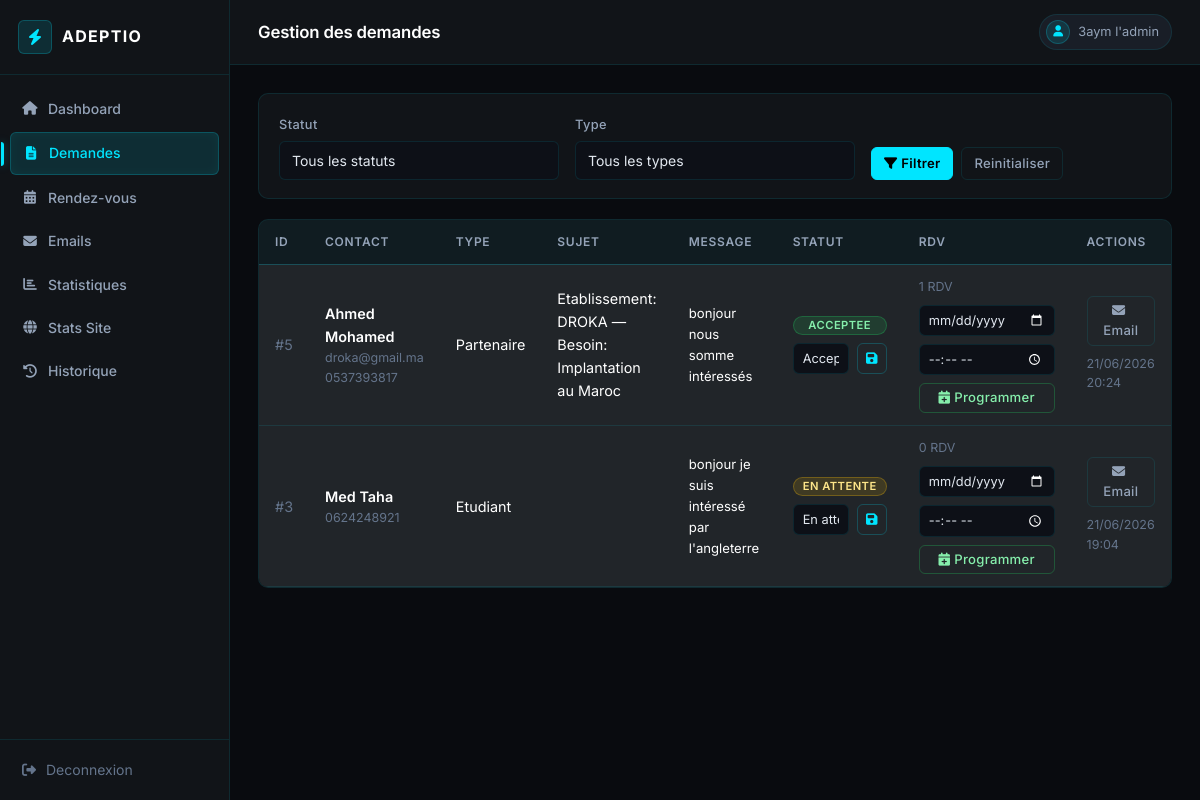
Screenshot of /admin/demandes.php (signed in) with the database file from the repository.
### tables this page shows
CREATE TABLE `demandes` (
  `id_demande` int(11) NOT NULL,
  `type_demande` enum('etudiant','partenaire') DEFAULT NULL,
  `nom` varchar(100) DEFAULT NULL,
  `email` varchar(100) DEFAULT NULL,
  `telephone` varchar(20) DEFAULT NULL,
  `sujet` varchar(255) DEFAULT NULL,
  `message` text DEFAULT NULL,
  `statut` enum('en_attente','acceptee','rejetee') DEFAULT 'en_attente',
  `date_demande` timestamp NULL DEFAULT current_timestamp()
);

### admin/_bootstrap.php (called while the page is built, shortened)
<?php
function e(?string $value): string
{
    return htmlspecialchars((string) $value, ENT_QUOTES, 'UTF-8');
}
function current_admin(PDO $pdo): ?array
{
    $stmt = $pdo->prepare('SELECT id_admin, nom, email FROM admins WHERE id_admin = ?');
    $stmt->execute([$_SESSION['admin']]);
    return $stmt->fetch(PDO::FETCH_ASSOC) ?: null;
}
function demande_status_label(?string $status): string
{
    return [
        'en_attente' => 'En attente',
        'acceptee' => 'Acceptee',
        'rejetee' => 'Rejetee',
    ][$status] ?? 'Inconnu';
}
function demande_status_class(?string $status): string
{
    return [
        'en_attente' => 'warning',
        'acceptee' => 'success',
        'rejetee' => 'danger',
    ][$status] ?? 'secondary';
}
function format_datetime(?string $value): string
{
    return date('d/m/Y H:i', strtotime($value));
}

### admin/demandes.php (the view, shortened to what this page needs)
<?php
require_once __DIR__ . '/_bootstrap.php';
require_once __DIR__ . '/_layout.php';
$conditions = [];
$params     = [];
$where = $conditions ? 'WHERE ' . implode(' AND ', $conditions) : '';
$stmt  = $pdo->prepare("
    SELECT d.*,
        (SELECT COUNT(*) FROM rendez_vous r WHERE r.id_demande = d.id_demande) AS total_rdv
    FROM demandes d
    $where
    ORDER BY d.date_demande DESC
");
$stmt->execute($params);
$demandes = $stmt->fetchAll();
render_admin_header($pdo, 'Gestion des demandes', 'demandes');
?>
<div class="filter-panel">
    <form class="row g-3 align-items-end" method="GET">
        <div class="col-md-4">
            <label class="form-label" for="statut">Statut</label>
            <select class="form-select" id="statut" name="statut">
                <option value="">Tous les statuts</option>
            </select>
        </div>
        <div class="col-md-4">
            <label class="form-label" for="type">Type</label>
            <select class="form-select" id="type" name="type">
                <option value="">Tous les types</option>
            </select>
        </div>
        <div class="col-md-4 d-flex gap-2">
            <button class="btn btn-primary" type="submit"><i class="fas fa-filter me-1"></i>Filtrer</button>
            <a class="btn btn-outline-secondary" href="demandes.php">Reinitialiser</a>
        </div>
    </form>
</div>
<div class="panel">
    <div class="table-responsive">
        <table class="table mb-0">
            <thead>
                <tr>
                    <th>ID</th>
                    <th>Contact</th>
                    <th>Type</th>
                    <th>Sujet</th>
                    <th>Message</th>
                    <th>Statut</th>
                    <th>RDV</th>
                    <th>Actions</th>
                </tr>
            </thead>
            <tbody>
            <?php foreach ($demandes as $demande): ?>
                <tr>
                    <td><span style="color:var(--muted)">#<?= (int) $demande['id_demande'] ?></span></td>
                    <td>
                        <div class="fw-semibold"><?= e($demande['nom']) ?></div>
                        <div class="text-muted small"><?= e($demande['email']) ?></div>
                        <div class="text-muted small"><?= e($demande['telephone']) ?></div>
                    </td>
                    <td><?= e(ucfirst($demande['type_demande'])) ?></td>
                    <td style="max-width:160px;white-space:normal"><?= e($demande['sujet']) ?></td>
                    <td class="message-cell"><?= nl2br(e($demande['message'])) ?></td>
                    <td>
                        <span class="badge text-bg-<?= e(demande_status_class($demande['statut'])) ?> d-block mb-2">
                            <?= e(demande_status_label($demande['statut'])) ?>
                        </span>
                        <form class="d-flex gap-2" method="POST">
                            <select class="form-select form-select-sm" name="statut" aria-label="Statut">
                                <option value="en_attente" <?= $demande['statut'] === 'en_attente' ? 'selected' : '' ?>>En attente</option>
                                <option value="acceptee"   <?= $demande['statut'] === 'acceptee'   ? 'selected' : '' ?>>Acceptee</option>
                            </select>
                            <button class="btn btn-sm btn-outline-primary" type="submit" title="Enregistrer le statut">
                                <i class="fas fa-save"></i>
                            </button>
                        </form>
                    </td>
                    <td>
                        <div class="text-muted small mb-2"><?= (int) $demande['total_rdv'] ?> RDV</div>
                        <form class="d-grid gap-2" method="POST">
                            <input class="form-control form-control-sm" type="date" name="date_rdv"   required>
                            <input class="form-control form-control-sm" type="time" name="heure_rdv"  required>
                            <button class="btn btn-sm btn-outline-success" type="submit">
                                <i class="fas fa-calendar-plus me-1"></i>Programmer
                            </button>
                        </form>
                    </td>
                    <td>
                        <a class="btn btn-sm btn-outline-secondary mb-2" href="emails.php?id_demande=<?= (int) $demande['id_demande'] ?>">
                            <i class="fas fa-envelope me-1"></i>Email
                        </a>
                        <div class="text-muted small"><?= e(format_datetime($demande['date_demande'])) ?></div>
                    </td>
                </tr>
            <?php endforeach; ?>
            </tbody>
        </table>
    </div>
</div>
<?php render_admin_footer(); ?>

### admin/_layout.php (shortened to what this page needs)
<?php
function render_admin_header(PDO $pdo, string $title, string $active): void
{
    $admin = current_admin($pdo);
    $links = [
        'dashboard'   => ['Dashboard',        'dashboard.php',    'fa-home'],
        'demandes'    => ['Demandes',          'demandes.php',     'fa-file-alt'],
        'rendez_vous' => ['Rendez-vous',       'rendez_vous.php',  'fa-calendar-alt'],
        'emails'      => ['Emails',            'emails.php',       'fa-envelope'],
        'statistiques' => ['Statistiques',      'statistiques.php',  'fa-chart-bar'],
        'stats'        => ['Stats Site',         'stats.php',         'fa-globe'],
        'historique'   => ['Historique',        'historique.php',    'fa-history'],
    ];
    ?>
<!DOCTYPE html>
<html lang="fr" data-bs-theme="dark">
<head>
    <link href="https://cdn.jsdelivr.net/npm/bootstrap@5.3.3/dist/css/bootstrap.min.css" rel="stylesheet">
    <link href="https://cdnjs.cloudflare.com/ajax/libs/font-awesome/6.5.1/css/all.min.css" rel="stylesheet">
    <link href="assets/style.css" rel="stylesheet">
</head>
<body>
<div class="admin-shell">
    <aside class="sidebar">
        <div class="sidebar-brand">
            <div class="sidebar-brand-icon"><i class="fas fa-bolt"></i></div>
            <span class="sidebar-brand-name">Adeptio</span>
        </div>
        <nav class="sidebar-nav">
            <?php foreach ($links as $key => [$label, $href, $icon]): ?>
                <a href="<?= e($href) ?>" class="<?= $active === $key ? 'active' : '' ?>">
                    <i class="fas <?= e($icon) ?> nav-icon"></i>
                    <span><?= e($label) ?></span>
                </a>
            <?php endforeach; ?>
        </nav>
        <div class="sidebar-footer">
            <a href="auth/logout.php">
                <i class="fas fa-sign-out-alt nav-icon"></i>
                <span>Deconnexion</span>
            </a>
        </div>
    </aside>
    <div class="main-content">
        <header class="topbar">
            <h1 class="topbar-title"><?= e($title) ?></h1>
            <div class="topbar-user">
                <div class="topbar-avatar"><i class="fas fa-user"></i></div>
                <span class="topbar-user-name"><?= e($admin['nom'] ?? 'Admin') ?></span>
            </div>
        </header>
        <div class="page-body">
    <?php
}
function render_admin_footer(): void
{
    ?>
        </div>
    </div>
</div>
</body>
</html>
    <?php
}

### rows the page displays
demandes: id_demande "5", nom "Ahmed Mohamed", email "droka@gmail.ma", telephone "0537393817", type_demande "Partenaire", sujet "Etablissement: DROKA — Besoin: Implantation au Maroc", message "bonjour nous somme intéressés", statut "ACCEPTEE", statut "Acceptee", total_rdv "1", date_demande "21/06/2026 20:24"
demandes: id_demande "3", nom "Med Taha", telephone "0624248921", type_demande "Etudiant", message "bonjour je suis intéressé par l'angleterre", statut "EN ATTENTE", statut "En attente", total_rdv "0", date_demande "21/06/2026 19:04"

### other values shown
$label "Dashboard"
$label "Demandes"
$label "Rendez-vous"
$label "Emails"
$label "Statistiques"
$label "Stats Site"
$label "Historique"
$title "Gestion des demandes"
$admin['nom'] "3aym l'admin"
